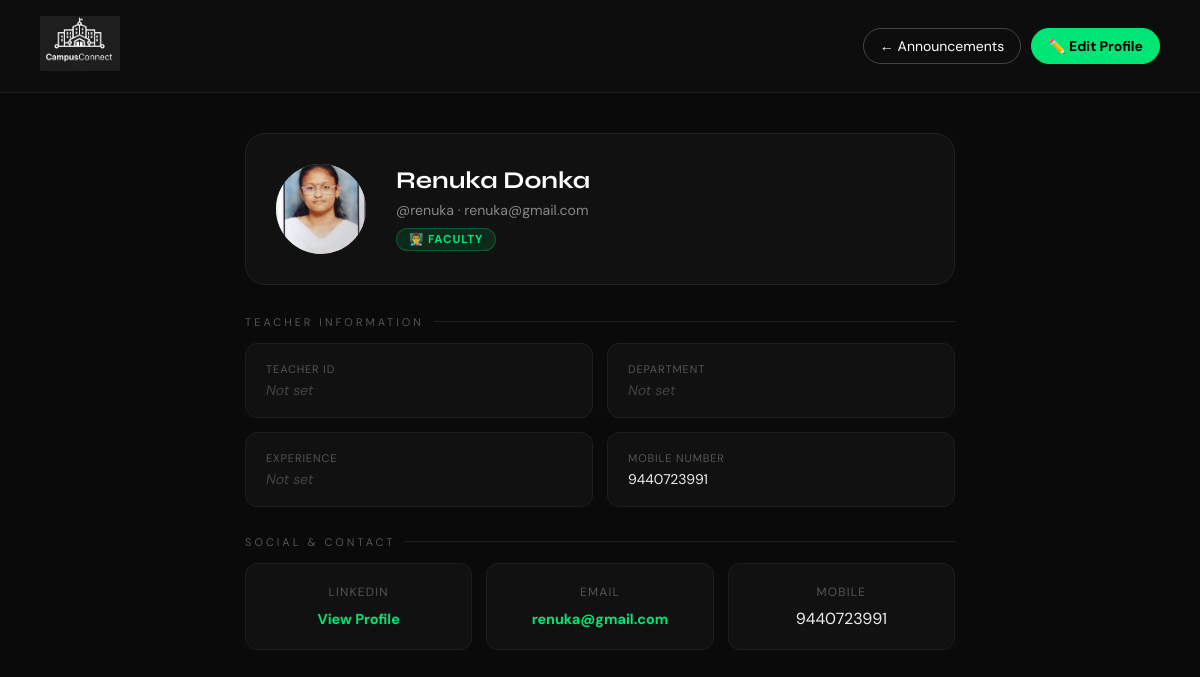
The app's page /profile/ (signed in) with its own data.
### campusconnect/models.py (models this page shows, shortened)
class UserProfile(models.Model):
    ROLE_CHOICES = [
        ('student', 'Student'),
        ('faculty', 'Faculty'),
    ]
    user       = models.OneToOneField(User, on_delete=models.CASCADE, related_name='profile')
    role       = models.CharField(max_length=10, choices=ROLE_CHOICES, default='student')
    phone      = models.CharField(max_length=15, blank=True, null=True)
    avatar     = models.ImageField(upload_to='avatars/', blank=True, null=True)
    linkedin   = models.URLField(blank=True, null=True)
    created_at = models.DateTimeField(auto_now_add=True)
    roll_no  = models.CharField(max_length=20, blank=True, null=True)
    year     = models.CharField(max_length=1, choices=YEAR_CHOICES, blank=True, null=True)
    branch   = models.CharField(max_length=10, choices=BRANCH_CHOICES, blank=True, null=True)
    codechef = models.CharField(max_length=100, blank=True, null=True)
    leetcode = models.CharField(max_length=100, blank=True, null=True)
    teacher_id         = models.CharField(max_length=30, blank=True, null=True)
    department         = models.CharField(max_length=10, choices=DEPARTMENT_CHOICES, blank=True, null=True)
    experience         = models.PositiveIntegerField(blank=True, null=True, help_text='Years of experience')
    subjects_teaching  = models.TextField(blank=True, null=True, help_text='Comma-separated list of subjects')

### campusconnect/views.py (the view)
# urls.py: path('profile/',                            views.profile_view,       name='profile'),
def profile_view(request):
    if not request.user.is_authenticated:
        return redirect('login')
    try:
        profile = request.user.profile
    except UserProfile.DoesNotExist:
        profile = UserProfile.objects.create(user=request.user)
    return render(request, 'profile.html', {
        'user': request.user, 'profile': profile,
    })

### templates/profile.html (shortened to what this page needs)
{% load static %}
<!DOCTYPE html>
<html lang="en">
<head>
</head>
<body>
<nav>
    <div class="nav-logo">
        <a href="{% url 'home' %}"><img src="{% static 'images/logo.png' %}" alt="Campus Connect"></a>
    </div>
    <div class="nav-actions">
        <a href="{% url 'announcements' %}" class="nav-btn">← Announcements</a>
        <a href="{% url 'edit_profile' %}" class="nav-btn primary">✏️ Edit Profile</a>
    </div>
</nav>
<div class="main">
    <div class="profile-hero">
        <div class="big-avatar">
            {% if profile.avatar %}
            <img src="{{ profile.avatar.url }}" alt="avatar">
            {% elif user.first_name %}
            {{ user.first_name|slice:":1"|upper }}
            {% else %}
            {{ user.username|slice:":1"|upper }}
            {% endif %}
        </div>
        <div class="profile-info">
            <h2>{{ user.get_full_name|default:user.username }}</h2>
            <p class="username">@{{ user.username }} · {{ user.email }}</p>
            {% if profile.role == 'faculty' %}
            <span class="role-badge faculty">👨‍🏫 Faculty</span>
            {% else %}
            <span class="role-badge student">🎓 Student</span>
            {% endif %}
        </div>
    </div>
    {% if profile.role == 'faculty' %}
    <p class="section-title">Teacher Information</p>
    <div class="info-grid">
        <div class="info-card">
            <div class="label">Teacher ID</div>
            <div class="value">
                {% if profile.teacher_id %}{{ profile.teacher_id }}{% else %}<span class="empty">Not set</span>{% endif %}
            </div>
        </div>
        <div class="info-card">
            <div class="label">Department</div>
            <div class="value">
                {% if profile.department %}{{ profile.get_department_display }}{% else %}<span class="empty">Not set</span>{% endif %}
            </div>
        </div>
        <div class="info-card">
            <div class="label">Experience</div>
            <div class="value">
                {% if profile.experience %}{{ profile.experience }} year{% if profile.experience != 1 %}s{% endif %}{% else %}<span class="empty">Not set</span>{% endif %}
            </div>
        </div>
        <div class="info-card">
            <div class="label">Mobile Number</div>
            <div class="value">
                {% if profile.phone %}{{ profile.phone }}{% else %}<span class="empty">Not set</span>{% endif %}
            </div>
        </div>
    </div>
    <p class="section-title">Social & Contact</p>
    <div class="coding-row">
        <div class="coding-card">
            <div class="platform">LinkedIn</div>
            {% if profile.linkedin %}
            <div class="handle"><a href="{{ profile.linkedin }}" target="_blank">View Profile</a></div>
            {% else %}<div class="empty">Not linked</div>{% endif %}
        </div>
        <div class="coding-card">
            <div class="platform">Email</div>
            {% if user.email %}
            <div class="handle"><a href="mailto:{{ user.email }}">{{ user.email }}</a></div>
            {% else %}<div class="empty">Not set</div>{% endif %}
        </div>
        <div class="coding-card">
            <div class="platform">Mobile</div>
            {% if profile.phone %}
            <div class="handle" style="color:#eee;">{{ profile.phone }}</div>
            {% else %}<div class="empty">Not set</div>{% endif %}
        </div>
    </div>
    {% endif %}
</div>
</body>
</html>

### templates/profile.html (style rules this page uses)
*, *::before, *::after { box-sizing: border-box; margin: 0; padding: 0; }
body { font-family: 'DM Sans', sans-serif; background: #0a0a0a; color: white; min-height: 100vh; }
nav { display: flex; justify-content: space-between; align-items: center; padding: 16px 40px; background: #0d0d0d; border-bottom: 1px solid #1e1e1e; }
.nav-logo img { width: 80px; }
.nav-actions { display: flex; gap: 10px; }
.nav-btn { text-decoration: none; color: white; padding: 8px 16px; border-radius: 30px; border: 1px solid #444; font-size: 14px; transition: all 0.2s; }
.nav-btn.primary { background: #00e676; color: black; font-weight: bold; border-color: #00e676; }
.main { max-width: 750px; margin: auto; padding: 40px 20px; }
.profile-hero { background: #111; border: 1px solid #222; border-radius: 20px; padding: 30px; display: flex; gap: 30px; align-items: center; margin-bottom: 30px; }
.big-avatar { width: 90px; height: 90px; border-radius: 50%; background: linear-gradient(135deg, #00e676, #ff4d9e); display: flex; align-items: center; justify-content: center; font-size: 30px; font-weight: bold; color: black; overflow: hidden; flex-shrink: 0; }
.big-avatar img { width: 100%; height: 100%; object-fit: cover; }
.profile-info h2 { font-family: 'Syne', sans-serif; font-size: 1.5rem; margin-bottom: 6px; }
.username { color: #888; font-size: 0.88rem; margin-bottom: 8px; }
.role-badge { display: inline-block; padding: 3px 12px; border-radius: 50px; font-size: 0.72rem; font-weight: 700; letter-spacing: 0.08em; text-transform: uppercase; }
.role-badge.faculty { background: rgba(0,230,118,0.12); color: #00e676; border: 1px solid rgba(0,230,118,0.25); }
.section-title { margin: 28px 0 14px; font-size: 11px; letter-spacing: 3px; color: #555; text-transform: uppercase; display: flex; align-items: center; gap: 10px; }
.section-title::after { content: ''; flex: 1; height: 1px; background: #1e1e1e; }
.info-grid { display: grid; grid-template-columns: 1fr 1fr; gap: 14px; }
.info-card { background: #111; border: 1px solid #1e1e1e; padding: 18px 20px; border-radius: 12px; }
.label { font-size: 11px; color: #555; margin-bottom: 5px; text-transform: uppercase; letter-spacing: 0.08em; }
.value { font-size: 14px; color: #eee; }
.empty { color: #444; font-style: italic; }
.coding-row { display: grid; grid-template-columns: repeat(3, 1fr); gap: 14px; }
.coding-card { background: #111; border: 1px solid #1e1e1e; padding: 20px; border-radius: 12px; text-align: center; }
.coding-card .platform { font-size: 0.75rem; color: #555; text-transform: uppercase; letter-spacing: 0.1em; margin-bottom: 8px; }
.handle a { color: #00e676; text-decoration: none; font-weight: bold; font-size: 0.9rem; }

### records on screen
UserProfile: avatar (picture), phone "9440723991"

### other values on screen
{{ user.get_full_name|default:user.username }} "Renuka Donka"
{{ user.username }} "renuka"
{{ user.email }} "renuka@gmail.com"
